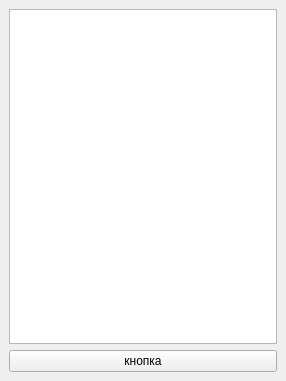
<?xml version="1.0" encoding="UTF-8"?>
<ui version="4.0">
 <class>MainWindow</class>
 <widget class="QMainWindow" name="MainWindow">
  <property name="geometry">
   <rect>
    <x>0</x>
    <y>0</y>
    <width>286</width>
    <height>381</height>
   </rect>
  </property>
  <property name="windowTitle">
   <string>MainWindow</string>
  </property>
  <widget class="QWidget" name="centralwidget">
   <layout class="QVBoxLayout" name="verticalLayout">
    <item>
     <widget class="QListWidget" name="listWidget">
      <property name="enabled">
       <bool>true</bool>
      </property>
     </widget>
    </item>
    <item>
     <widget class="QPushButton" name="pushButton">
      <property name="text">
       <string>кнопка</string>
      </property>
     </widget>
    </item>
   </layout>
  </widget>
 </widget>
 <resources/>
 <connections/>
</ui>
